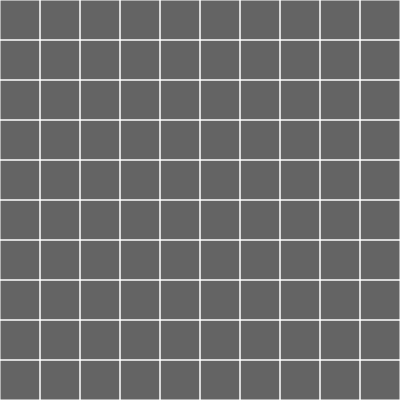
Frame 1 (no input)
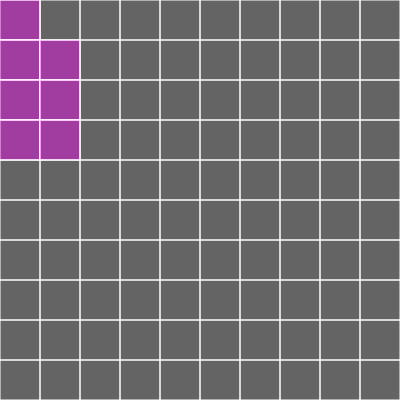
Frame 60 (no input)
Frame 120 (the mouse pressed at the canvas centre since frame 60): identical to frame 60, image omitted

The p5.js sketch that drew these frames (run headless with seeded random() and noise() and a simulated clock; from frame 60 on, the mouse is pressed at the canvas centre):

// p5.js sketch
// ── sketch.js
let cols, rows;

const w = 40;
const grid = [];
let current;

function setup() {
  createCanvas(400, 400);
  cols = floor(width / w);
  rows = floor(height / w);

  for (let j = 0; j < rows; j++) {
    for (let i = 0; i < cols; i++) {
      const cell = new Cell(i, j);
      grid.push(cell);
    }
  }

  current = grid[0];
}

function draw() {
  background(100);

  for (let i = 0; i < grid.length; i++) {
    grid[i].show();
  }

  current.visited = true;
  const next = current.checkNeighbors();

  if (next) {
    next.visited = true;
    current = next;
  }

  // noLoop();
}

function index(i, j) {
  if (i < 0 || j < 0 || i > cols - 1 || j > rows - 1) {
    return -1;
  }

  return i + j * cols;
}

function Cell(i, j) {
  this.i = i; // col
  this.j = j; // row
  this.visited = false;

  // top, right, bottom, left
  this.walls = [true, true, true, true];

  this.checkNeighbors = function () {
    const neighbors = [];

    const top = grid[index(i, j - 1)];
    const right = grid[index(i + 1, j)];
    const bottom = grid[index(i, j + 1)];
    const left = grid[index(i - 1, j)];

    if (top && !top.visited) {
      neighbors.push(top);
    }
    if (right && !right.visited) {
      neighbors.push(right);
    }
    if (bottom && !bottom.visited) {
      neighbors.push(bottom);
    }
    if (left && !left.visited) {
      neighbors.push(left);
    }

    if (neighbors.length) {
      const r = floor(random(0, neighbors.length));

      return neighbors[r];
    }

    return undefined;
  };

  this.show = function () {
    const x = this.i * w;
    const y = this.j * w;

    stroke(255);

    if (this.walls[0]) {
      line(x, y, x + w, y);
    }

    if (this.walls[1]) {
      line(x + w, y, x + w, y + w);
    }

    if (this.walls[2]) {
      line(x + w, y + w, x, y + w);
    }
    if (this.walls[3]) {
      line(x, y + w, x, y);
    }

    if (this.visited) {
      fill(255, 0, 255, 100);
      rect(x, y, w, w);
    }
  };
}
